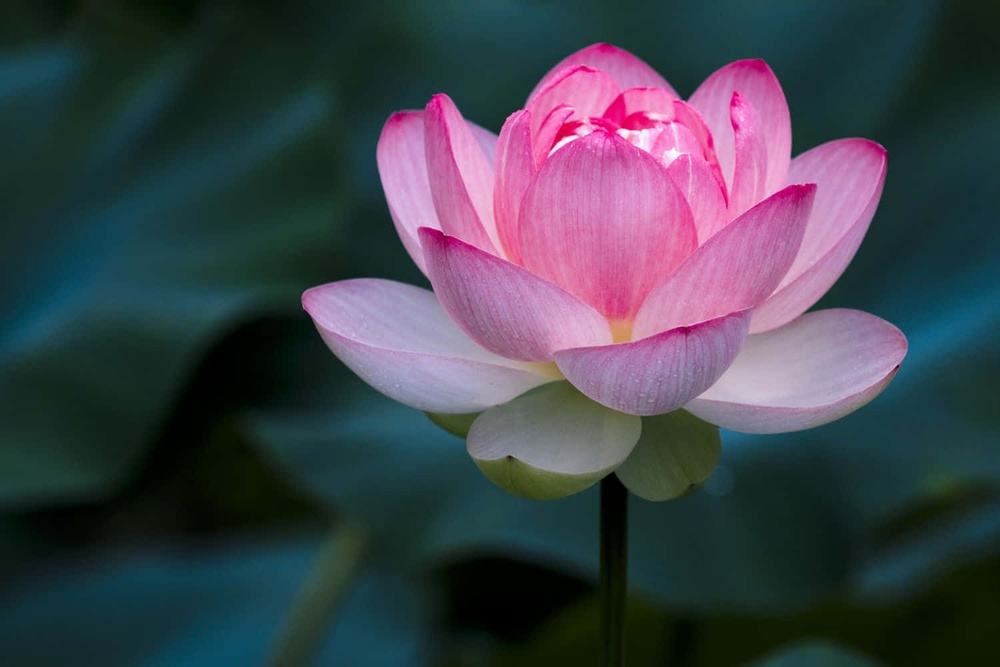
#> input picture flower.jpg, 1000 x 667 px, shrunk from 1500 x 1000 before the run
$ python LogTransformation.py   (older library calls are emulated)
#> lines starting #> are read from the running program, lines starting #| are printed output that depends on the picture
# LOG TRANSFORMATION

import cv2
import numpy as np

def log_transformation(image):
    # Normalizing the pixel values
    normalized_image = cv2.normalize(image, None, alpha=0, beta=1, norm_type=cv2.NORM_MINMAX, dtype=cv2.CV_32F)
    # Applying log transformation
    transformed_image = np.log1p(normalized_image)
    # Denormalizing the pixel values
    transformed_image = cv2.normalize(transformed_image, None, alpha=0, beta=255, norm_type=cv2.NORM_MINMAX, dtype=cv2.CV_8U)
    return transformed_image

# Example usage
image = cv2.imread("flower.jpg", cv2.IMREAD_GRAYSCALE)
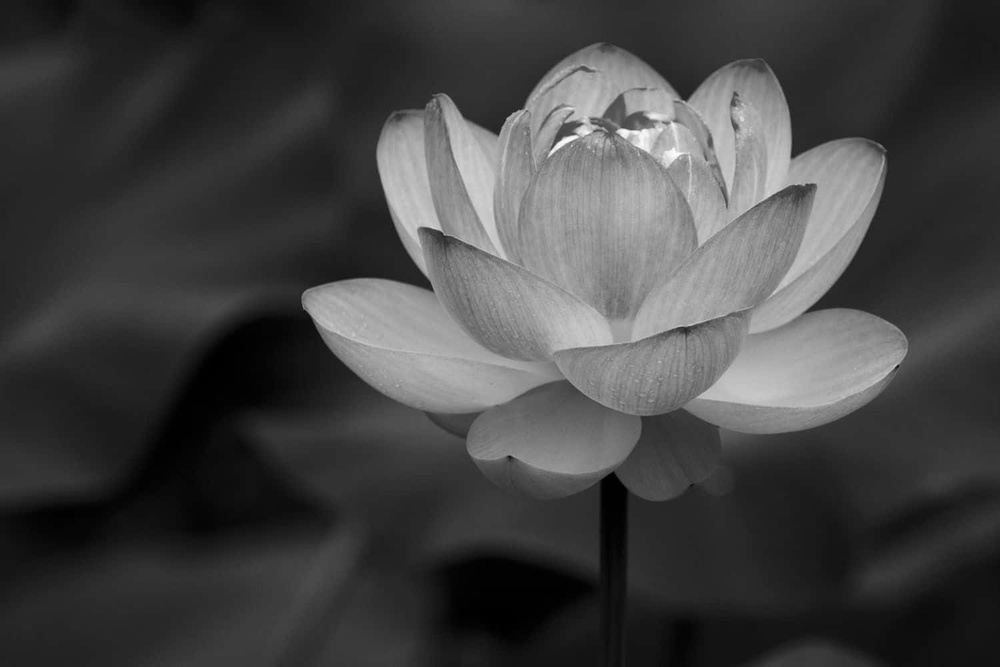
#> image: shape (667, 1000); min 0, max 255, mean 67
log_transformed_image = log_transformation(image)
#> in log_transformation, `transformed_image = np.log1p(normalized_image)`:
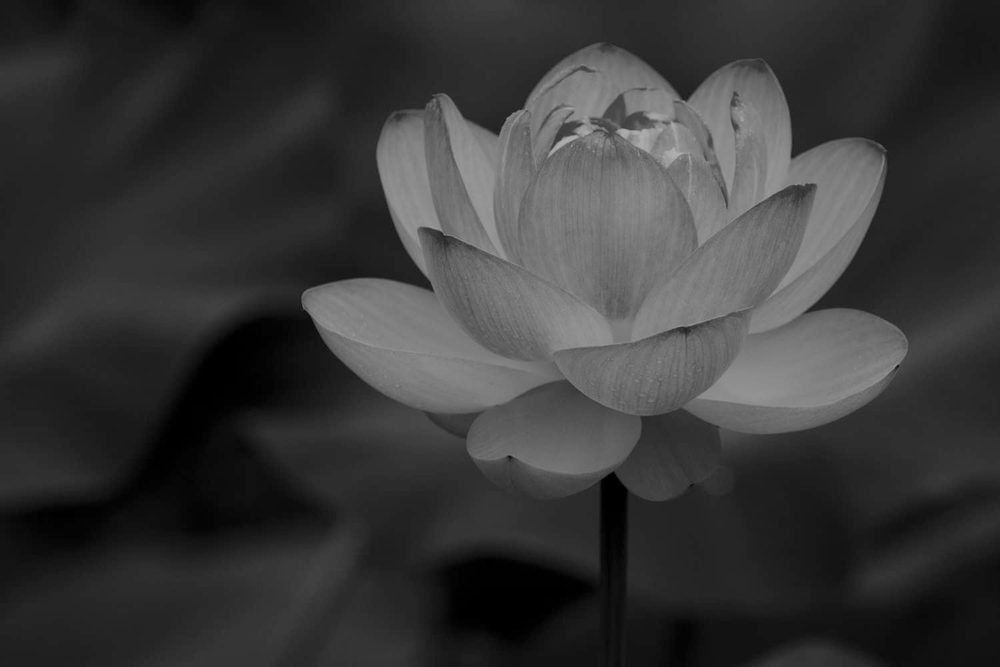
#> transformed_image: shape (667, 1000) float32; min 0, max 0.693, mean 0.222
#> in log_transformation, `transformed_image = cv2.normalize(transformed_image, None, alpha=0, be..`:
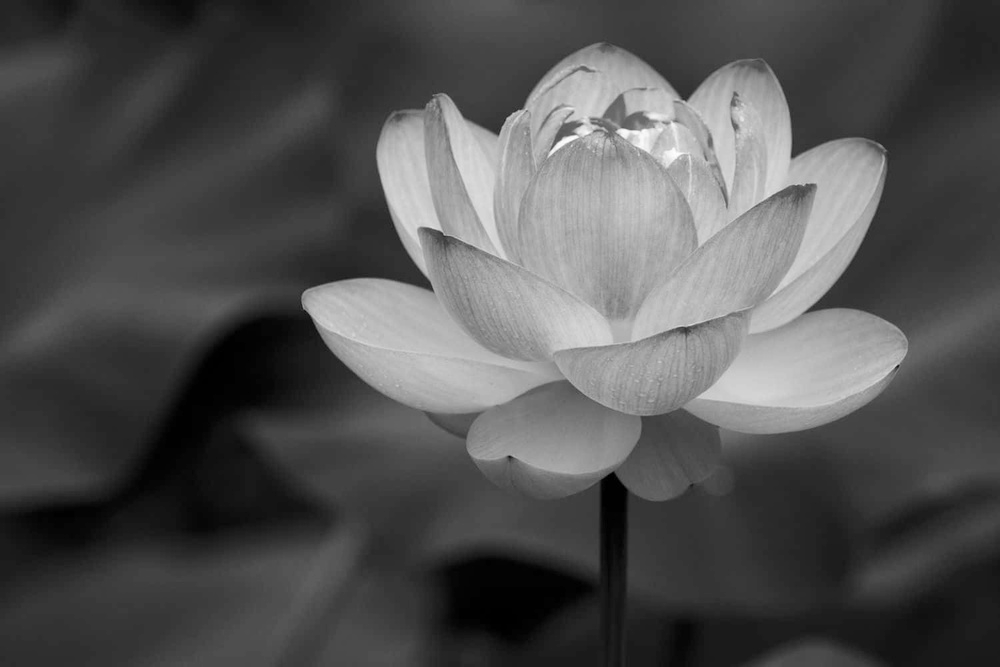
#> transformed_image: shape (667, 1000); min 0, max 255, mean 81.5
cv2.imshow("Log Transformed Image", log_transformed_image)
cv2.waitKey(0)
cv2.destroyAllWindows()

$ run again, with scenery.jpg copied over flower.jpg
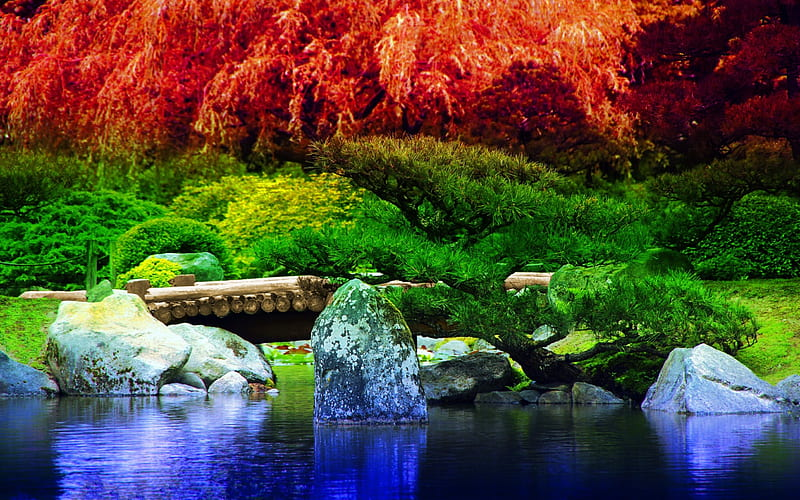
#> input picture scenery.jpg, 800 x 500 px
#> `image = cv2.imread("flower.jpg", cv2.IMREAD_GRAYSCALE)`:
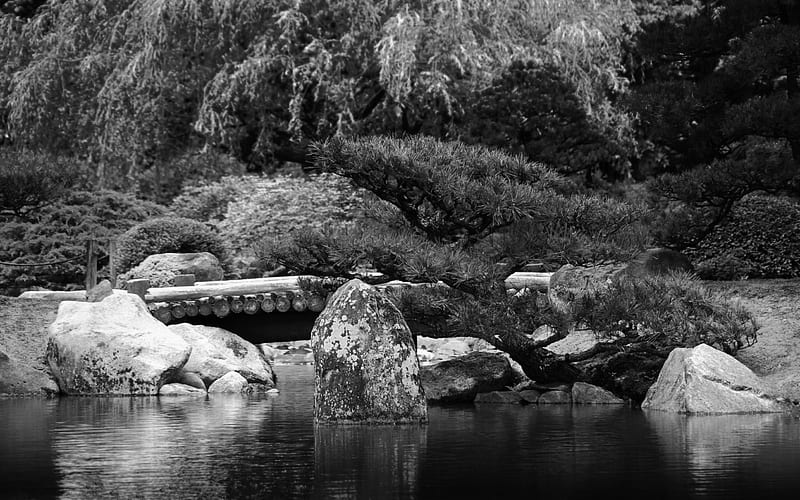
#> image: shape (500, 800); min 0, max 255, mean 75.4
#> in log_transformation, `transformed_image = cv2.normalize(transformed_image, None, alpha=0, be..`:
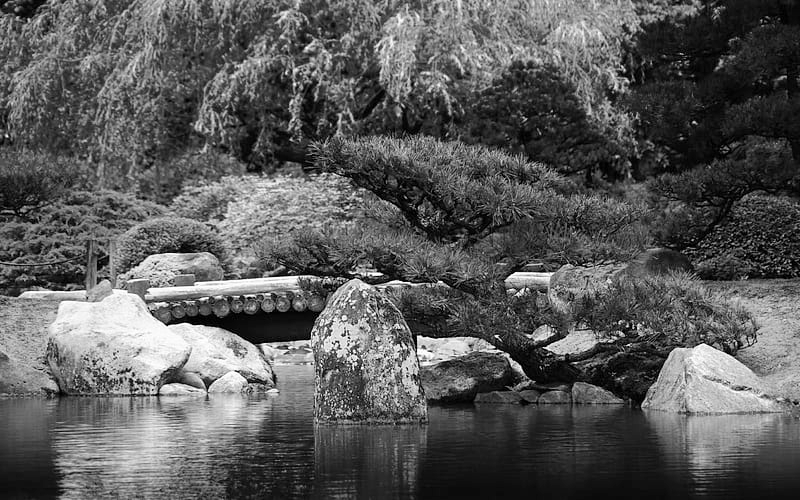
#> transformed_image: shape (500, 800); min 0, max 255, mean 90.2
